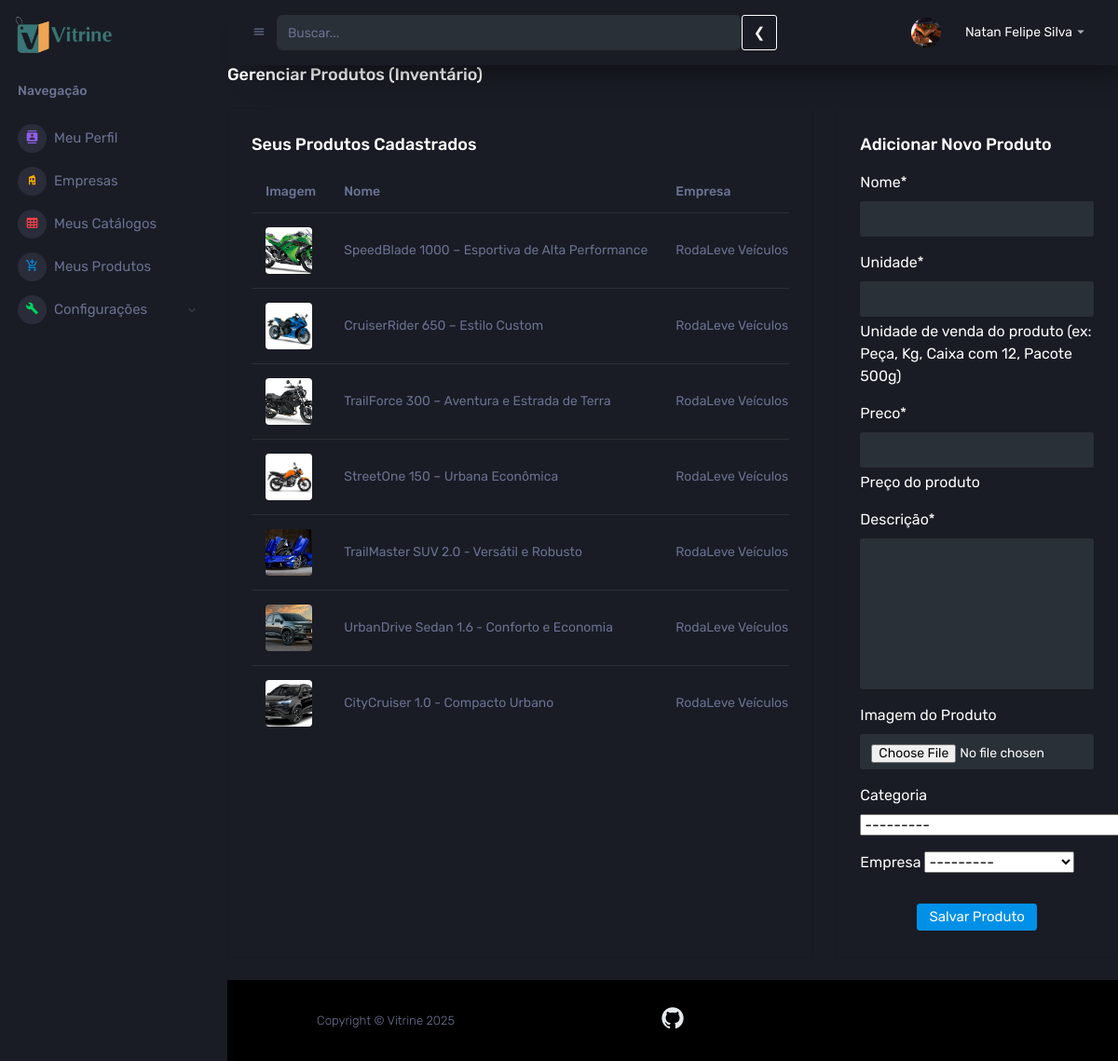
Page /produtos/ (signed in) on the earlier database version.
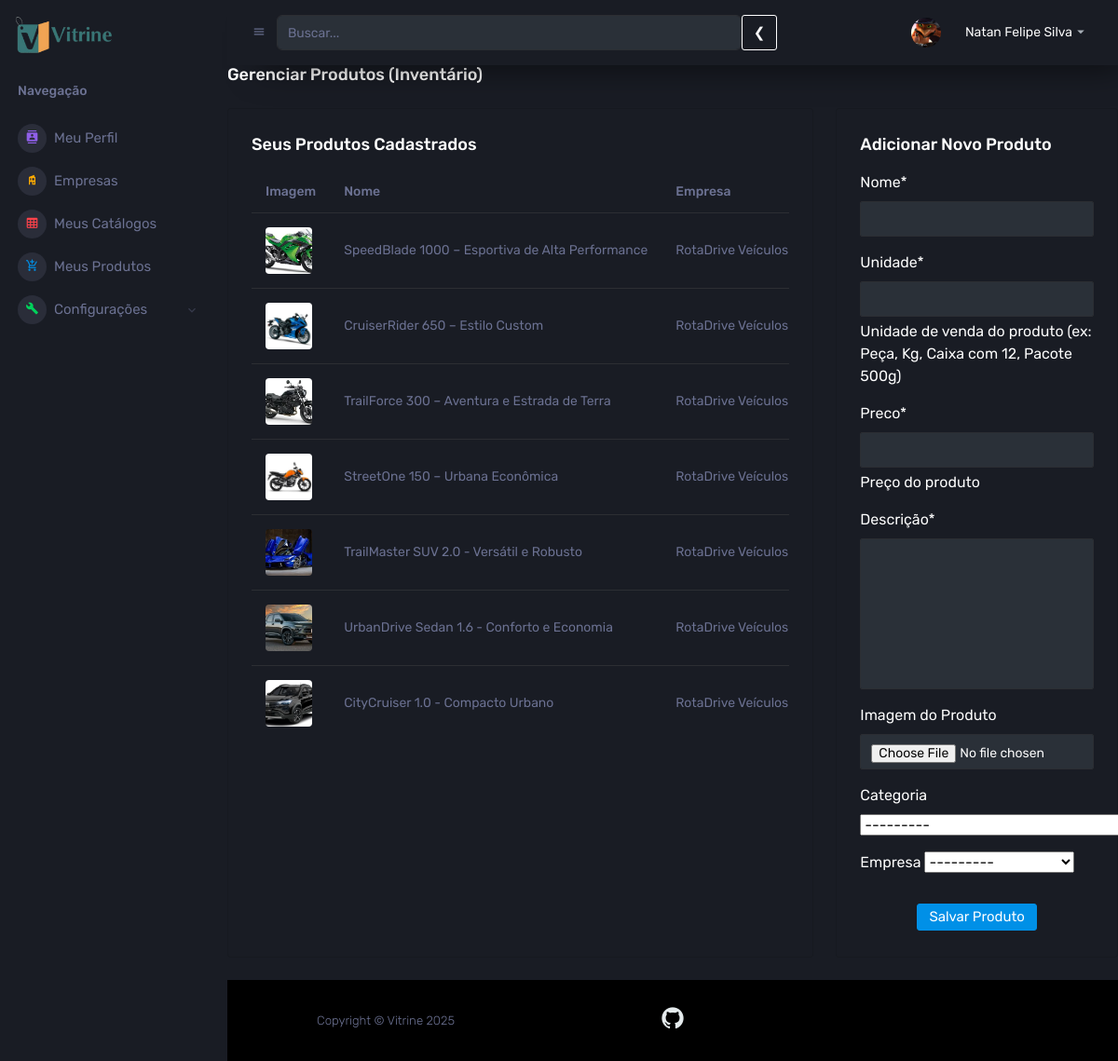
Same page on the later database version.
### produto/models.py (models this page shows, shortened)
class Produto(ImageHandlerMixin, models.Model):
    empresa = models.ForeignKey(Empresa, on_delete=models.CASCADE, related_name="produtos", null=True, blank=True)
    nome = models.CharField(max_length=200)
    unidade = models.CharField(max_length=50, help_text="Unidade de venda do produto (ex: Peça, Kg, Caixa com 12, Pacote 500g)")
    categoria = models.ForeignKey(Categoria, on_delete=models.SET_NULL, null=True, blank=True, related_name="produtos")
    preco = models.DecimalField(max_digits=10, decimal_places=2, help_text="Preço do produto")
    descricao = models.TextField(verbose_name="Descrição")
    IMG = models.BinaryField(blank=True, null=True, verbose_name="Imagem Binária", editable=True)
    catalogos = models.ManyToManyField(Catalogo, through='Catalogo_Produto', related_name='produtos')

### empresa/models.py (models this page shows, shortened)
class Empresa(models.Model):
    nome = models.CharField(max_length=255, verbose_name="Nome da Loja/Empresa")
    CNPJ = models.CharField(max_length=18, unique=True, null=True, blank=True, verbose_name="CNPJ")
    ramo = models.CharField(max_length=100, verbose_name="Ramo de Atividade")
    estado = models.CharField(max_length=100, null=True, blank=True)
    cidade = models.CharField(max_length=100, null=True, blank=True)
    bairro = models.CharField(max_length=100, null=True, blank=True)
    logradouro = models.CharField(max_length=255, null=True, blank=True, verbose_name="Endereço")
    numero = models.CharField(max_length=10, null=True, blank=True, verbose_name="Número")
    detalhamento = models.CharField(max_length=255, null=True, blank=True, verbose_name="Complemento", help_text="Ex: Sala 10, Bloco C")
    responsavel = models.ForeignKey(get_user_model(), on_delete=models.CASCADE, related_name='empresas')
    def __str__(self):
        return self.nome

### produto/views.py (the view)
# urls.py: path('', views.gerenciar_produtos, name='gerenciar_produtos'),
@login_required
def gerenciar_produtos(request):
    if not request.user.usuario.empresas.exists():
        messages.error(request, 'Você precisa cadastrar uma empresa antes de gerenciar produtos.')
        return redirect('empresa:gerenciar_empresa')
    if request.method == 'POST':
        form = ProdutoForm(request.POST, request.FILES, user=request.user)
        if form.is_valid():
            form.save()
            messages.success(request, 'Produto adicionado com sucesso!')
            return redirect('produto:gerenciar_produtos')
    else:
        form = ProdutoForm(user=request.user)
        produtos_do_usuario = Produto.objects.filter(empresa__responsavel=request.user).order_by('-id')
        contexto = {
        'form': form,
        'produtos': produtos_do_usuario
    }
        return render(request, 'produto/gerenciar_produtos.html', contexto)

### produto/forms.py (shortened to what this page needs)
class ProdutoForm(forms.ModelForm):
    IMG = forms.ImageField(label="Imagem do Produto", required=False, widget=forms.ClearableFileInput)
    class Meta:
        model = Produto
        fields = ('nome', 'unidade', 'preco', 'descricao', 'IMG', 'categoria', 'empresa')
    def __init__(self, *args, **kwargs):
        user = kwargs.pop('user', None)
        super().__init__(*args, **kwargs)
        if user:
            self.fields['empresa'].queryset = Empresa.objects.filter(responsavel=user)

### Vitrine/mixins.py (called while the page is built)
    def _get_image_binary_data(self):
        return getattr(self, self.image_field_name, None)

    def get_image_base64(self):
        binary_data = self._get_image_binary_data()
        if binary_data:
            return base64.b64encode(binary_data).decode('utf-8')
        return None

### categoria/models.py (called while the page is built)
    def __str__(self):
        if self.cat_pai:
            return f'{self.cat_pai} > {self.nome}'
        return self.nome

### templates/produto/gerenciar_produtos.html (shortened to what this page needs)
{% extends 'componentes/interno/base.html' %}
{% load crispy_forms_tags %}
{% block content %}
<div class="content-wrapper">
    <div class="page-header">
        <h3 class="page-title">Gerenciar Produtos (Inventário)</h3>
    </div>
    <div class="row">
        <div class="col-lg-8 grid-margin stretch-card">
            <div class="card">
                <div class="card-body">
                    <h4 class="card-title">Seus Produtos Cadastrados</h4>
                    <div class="table-responsive">
                        <table class="table">
                            <thead>
                                <tr>
                                    <th>Imagem</th>
                                    <th>Nome</th>
                                    <th>Empresa</th> <th>Categoria</th>
                                </tr>
                            </thead>
                            <tbody>
                                {% for produto in produtos %}
                                <tr>
                                    <td>
                                        <img
                                             class="rounded"
                                             style="width: 50px; height: 50px; object-fit: cover;"
                                             alt="{{ produto.nome }}">
                                    </td>
                                    <td>{{ produto.nome }}</td>
                                    <td>{{ produto.empresa.nome }}</td> <td>{{ produto.categoria.nome|default:"-"}}</td>
                                </tr>
                                {% empty %}
                                <tr>
                                    <td colspan="6" class="text-center">Nenhum produto criado ainda.</td>
                                </tr>
                                {% endfor %}
                            </tbody>
                        </table>
                    </div>
                </div>
            </div>
        </div>
        <div class="col-lg-4 grid-margin stretch-card">
            <div class="card">
                <div class="card-body">
                    <h4 class="card-title">Adicionar Novo Produto</h4>
                    <form method="POST" enctype="multipart/form-data">
                        {{ form|crispy }}
                        <div class="text-center mt-4">
                            <button type="submit" class="btn btn-primary">Salvar Produto</button>
                        </div>
                    </form>
                </div>
            </div>
        </div>
    </div>
</div>
{% endblock %}

Differences in the rows shown:
changed Produto "SpeedBlade 1000 – Esportiva de Alta Performance": empresa.nome "RodaLeve Veículos" → "RotaDrive Veículos"
changed Produto "CruiserRider 650 – Estilo Custom": empresa.nome "RodaLeve Veículos" → "RotaDrive Veículos"
changed Produto "TrailForce 300 – Aventura e Estrada de Terra": empresa.nome "RodaLeve Veículos" → "RotaDrive Veículos"
changed through a linked row, Produto "StreetOne 150 – Urbana Econômica": empresa.nome "RodaLeve Veículos" → "RotaDrive Veículos"
changed through a linked row, Produto "TrailMaster SUV 2.0 - Versátil e Robusto": empresa.nome "RodaLeve Veículos" → "RotaDrive Veículos"
changed through a linked row, Produto "UrbanDrive Sedan 1.6 - Conforto e Economia": empresa.nome "RodaLeve Veículos" → "RotaDrive Veículos"
changed through a linked row, Produto "CityCruiser 1.0 - Compacto Urbano": empresa.nome "RodaLeve Veículos" → "RotaDrive Veículos"
